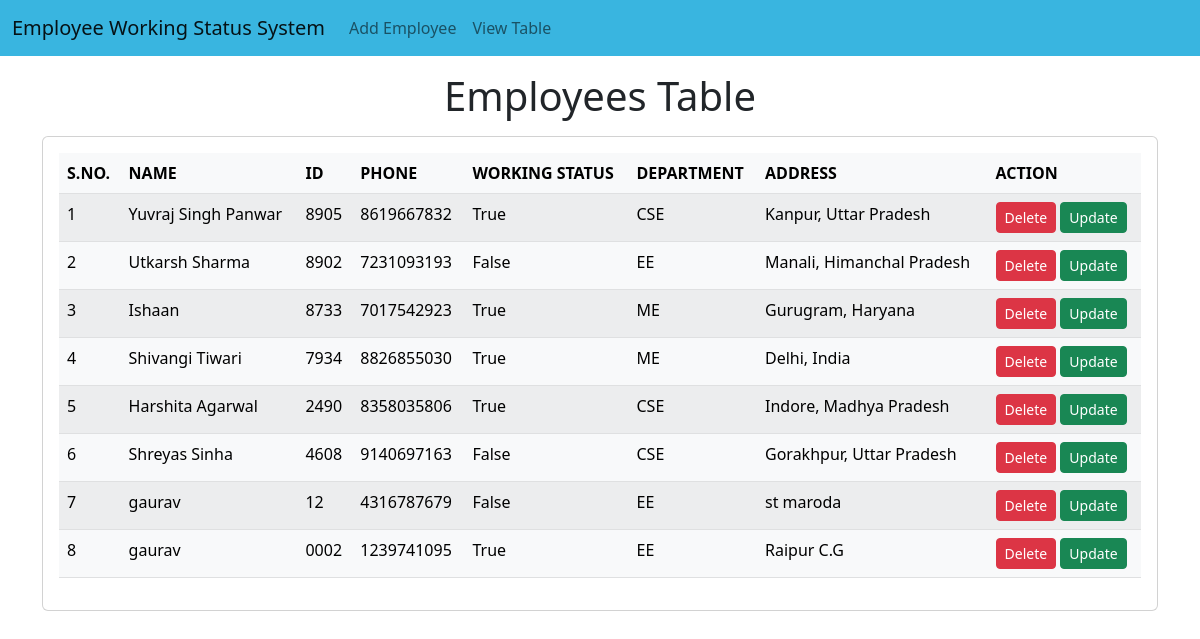
Before: / with the older database file.
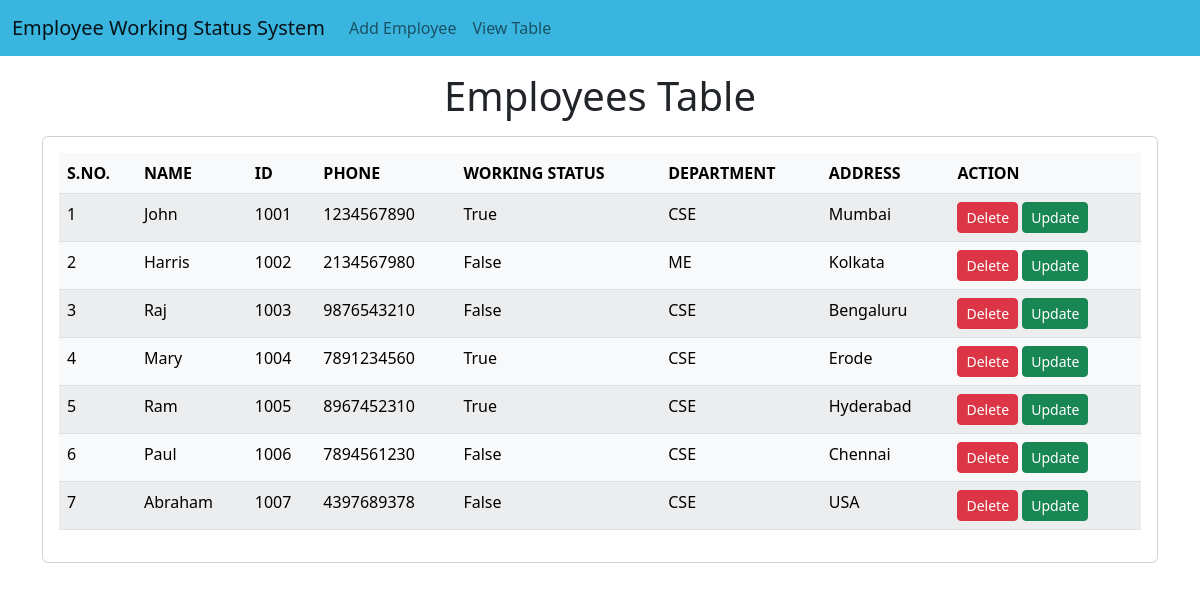
After: the same page with the newer database file.
### emp/models.py (models this page shows, shortened)
class Emp(models.Model):
    name=models.CharField(max_length=200)
    emp_id=models.CharField(max_length=200)
    phone=models.CharField(max_length=10)
    address=models.CharField(max_length=150)
    working=models.BooleanField(default=True)
    department=models.CharField(max_length=200)

### emp/views.py (the view)
# urls.py: path("",fun.emp_home),
def emp_home(request):
    emps=Emp.objects.all()
    return render(request,"emp/home.html",{'emps':emps})

### templates/emp/home.html (shortened to what this page needs)
<!doctype html>
<html lang="en">
  <head>
    <link href="https://cdn.jsdelivr.net/npm/bootstrap@5.2.2/dist/css/bootstrap.min.css"
          rel="stylesheet"
>
  </head>
  <body>
    {% include 'emp/navbar.html' %}
    <h1 class="text-center my-3">Employees Table</h1>
    <div class="container">
      <div class="row">
        <div class="col-md-12">
          <div class="card">
            <div class="card-body">
              <table class="table table-light table-striped table-hover">
                <thead>
                  <tr>
                    <th>S.NO.</th>
                    <th>NAME</th>
                    <th>ID</th>
                    <th>PHONE</th>
                    <th>WORKING STATUS</th>
                    <th>DEPARTMENT</th>
                    <th>ADDRESS</th>
                    <th>ACTION</th>
                  </tr>
                </thead>
                <tbody>
                  {% for e in emps %}
                  <tr>
                    <td>{{forloop.counter}}</td>
                    <td>{{e.name}}</td>
                    <td>{{e.emp_id}}</td>
                    <td>{{e.phone}}</td>
                    <td>{{e.working}}</td>
                    <td>{{e.department}}</td>
                    <td>{{e.address}}</td>
                    <td>
                      <a href="/emp/delete-emp/{{e.id}}" class="btn btn-danger btn-sm">Delete</a>
                      <a href="/emp/update-emp/{{e.id}}" class="btn btn-success btn-sm">Update</a>
                    </td>
                  </tr>
                  {%endfor%}
                </tbody>
              </table>
            </div>
          </div>
        </div>
      </div>
    </div>
  </body>
</html>

### templates/emp/navbar.html (shortened to what this page needs)
<nav class="navbar navbar-expand-lg" style="background-color: #39B5E0;">
    <div class="container-fluid">
      <a class="navbar-brand" href="/emp/home/">Employee Working Status System</a>
      <div class="collapse navbar-collapse" id="navbarSupportedContent">
        <ul class="navbar-nav me-auto mb-2 mb-lg-0">
          <li class="nav-item">
            <a class="nav-link" href="/emp/add-emp/">Add Employee</a>
          </li>
          <li><a class="nav-link" href="/emp/home/">View Table</a></li>
        </ul>
      </div>
    </div>
  </nav>

Changed rows visible on the page:
removed Emp: name "Yuvraj Singh Panwar", emp_id "8905", phone "8619667832", working "True", department "CSE", address "Kanpur, Uttar Pradesh"
removed Emp: name "Utkarsh Sharma", emp_id "8902", phone "7231093193", working "False", department "EE", address "Manali, Himanchal Pradesh"
removed Emp: name "Ishaan", emp_id "8733", phone "7017542923", working "True", department "ME", address "Gurugram, Haryana"
removed Emp: name "Shivangi Tiwari", emp_id "7934", phone "8826855030", working "True", department "ME", address "Delhi, India"
removed Emp: name "Harshita Agarwal", emp_id "2490", phone "8358035806", working "True", department "CSE", address "Indore, Madhya Pradesh"
removed Emp: name "Shreyas Sinha", emp_id "4608", phone "9140697163", working "False", department "CSE", address "Gorakhpur, Uttar Pradesh"
removed Emp: name "gaurav", emp_id "12", phone "4316787679", working "False", department "EE", address "st maroda"
removed Emp: name "gaurav", emp_id "0002", phone "1239741095", working "True", department "EE", address "Raipur C.G"
added Emp: name "John", emp_id "1001", phone "1234567890", working "True", department "CSE", address "Mumbai"
added Emp: name "Harris", emp_id "1002", phone "2134567980", working "False", department "ME", address "Kolkata"
added Emp: name "Raj", emp_id "1003", phone "9876543210", working "False", department "CSE", address "Bengaluru"
added Emp: name "Mary", emp_id "1004", phone "7891234560", working "True", department "CSE", address "Erode"
added Emp: name "Ram", emp_id "1005", phone "8967452310", working "True", department "CSE", address "Hyderabad"
added Emp: name "Paul", emp_id "1006", phone "7894561230", working "False", department "CSE", address "Chennai"
added Emp: name "Abraham", emp_id "1007", phone "4397689378", working "False", department "CSE", address "USA"
